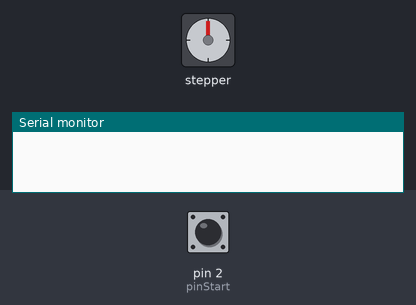
The sketch below on a simulated Arduino Uno, built with avr-gcc and run on an emulated ATmega328P. Shown: stepper motor, the last lines printed to the serial monitor. The test bench sets the inputs (shaded band); at power-on: pin 2 (pinStart) HIGH. Stepper angles assume 2038 steps per turn.

Above: at 1.2 s.
1.3 s: pin 2 (pinStart) pulled LOW for 0.15 s
At 33.3 s:
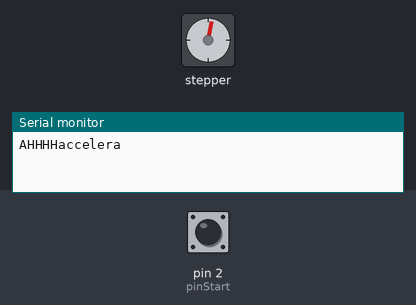
Timing chart, 0 to 55.4 s (numbered marks = the images above; inputs shaded):
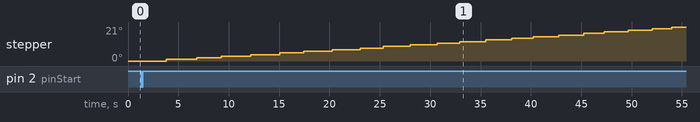

The sketch:

AcelerarPasos.ino
```cpp
#include <Stepper.h>

const int pinStart = 2;
const int pinMtr0 = 3;
const int pinMtr1 = 4;
const int pinMtr2 = 5;
const int pinMtr3 = 6;
int retardo;
bool acelerar;

Stepper stepper (2038, pinMtr0, pinMtr1, pinMtr2, pinMtr3);


void setup(){
  Serial.begin(19200);
  acelerar = false;
  stepper.setSpeed(200);
  pinMode(pinStart, INPUT);
  stepper.setSpeed(6);
}

void loop(){
	if(digitalRead(pinStart)!=HIGH){
    Serial.print("AHHHH");
		acelerar = !acelerar;
		if(acelerar){
      Serial.print("accelera");
			retardo=500;
     		while (retardo>=100){
         		stepper.step(1);
         		delay(retardo);
            retardo = retardo - 1;
        	}
         while(digitalRead(pinStart)!=HIGH){
            stepper.step(1);
            delay(retardo);
         }
		}else{
			while(retardo<=500){
				stepper.step(1);
				delay(retardo);
				retardo = retardo + 2;
			}
		}
   delay(300);
	}
}
```
